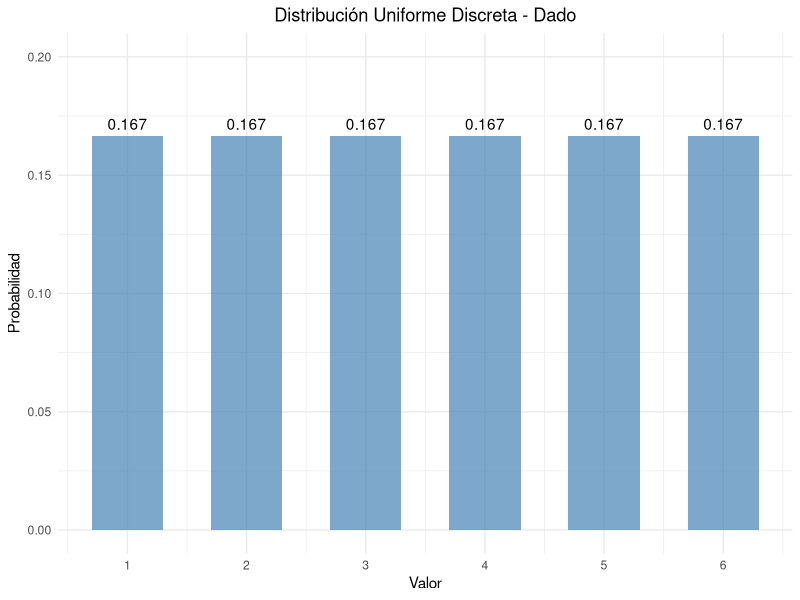
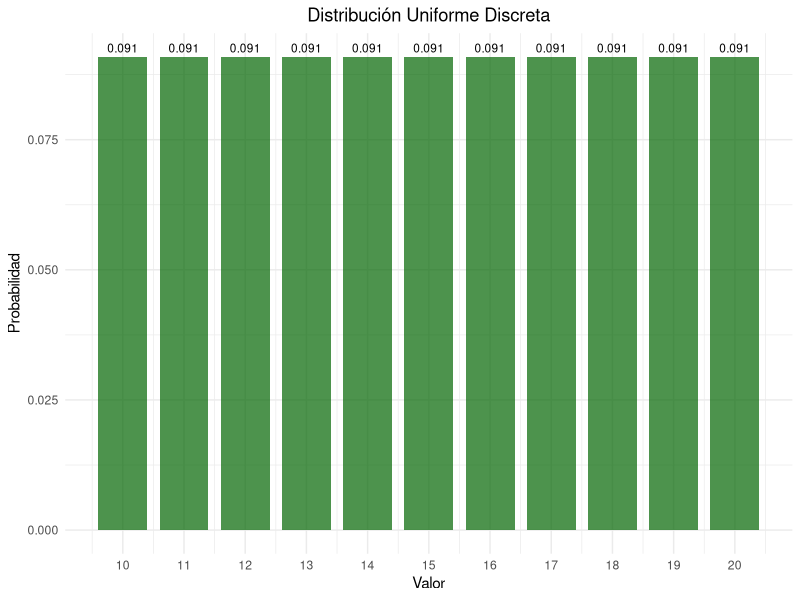
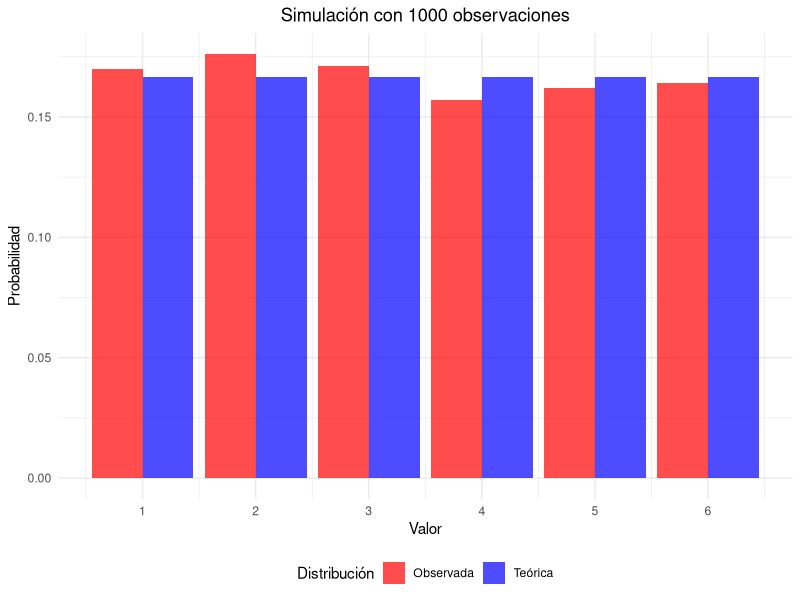
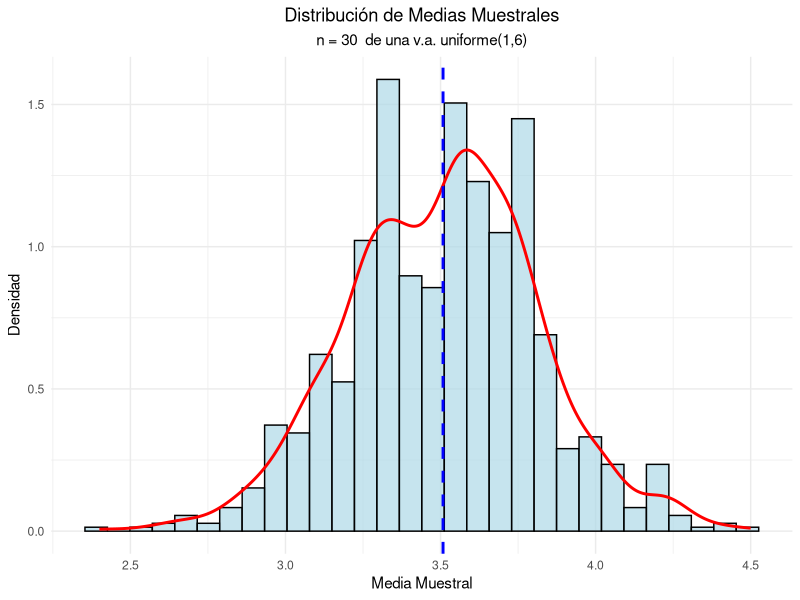
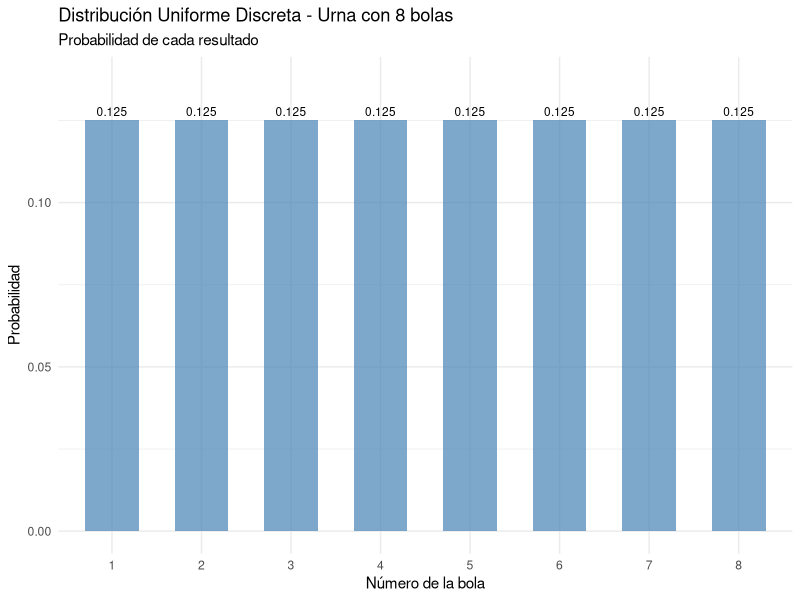
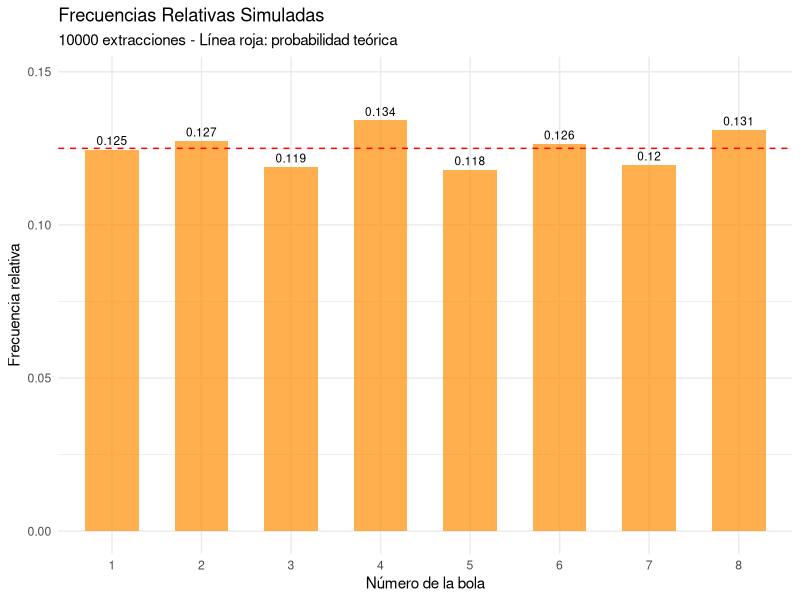
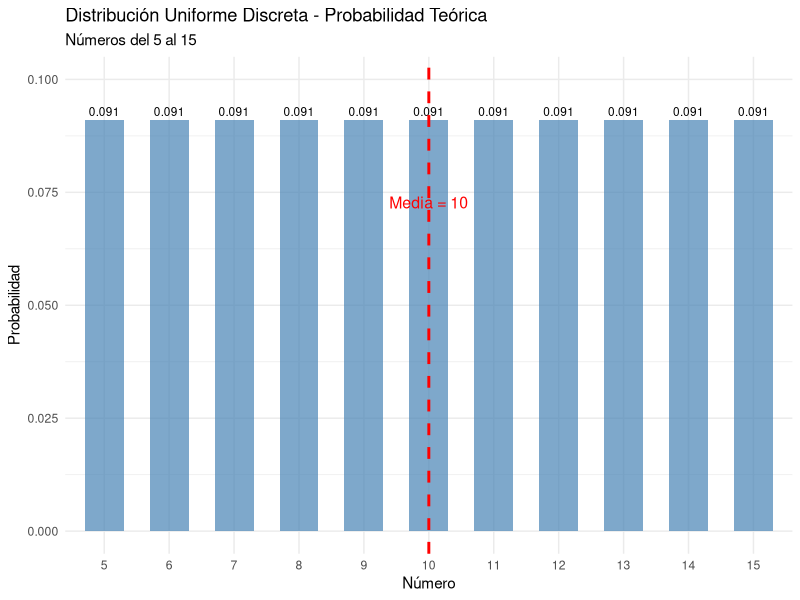
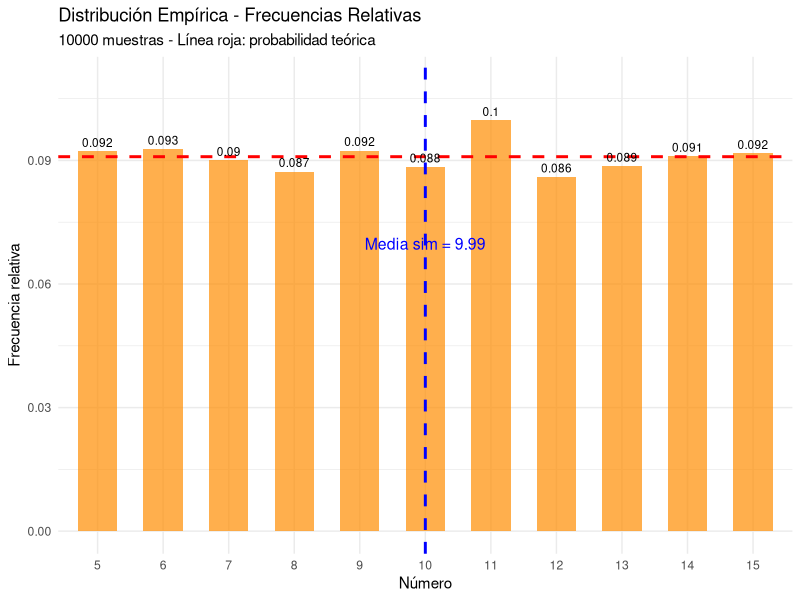

These figures' R source, in order:
## ---- chunk 1
#| label: setup
#| include: false
library(tidyverse)
library(kableExtra)
library(gridExtra)
## ---- chunk 2
#| code-fold: true
#| label: dado-ejemplo

# Parámetros del dado
x_1 <- 1
x_6 <- 6
valores <- x_1:x_6
probabilidades <- rep(1/length(valores), length(valores))

# Crear data frame
dado_data <- data.frame(
  Valor = valores,
  Probabilidad = probabilidades
)

# Mostrar tabla
kable(dado_data, 
      caption = "Distribución de probabilidad de un dado",
      align = "cc") %>%
  kable_styling(bootstrap_options = "striped")
## ---- chunk 3
#| code-fold: true
#| label: parametros-dado
# Media
media <- sum(dado_data$Valor)/length(dado_data$Valor)
cat("Media:", media, "\n")

# Varianza
varianza <- sum((dado_data$Valor- media)^2)/length(dado_data$Valor)
cat("Varianza:", varianza, "\n")

# Desviación estándar
desv_std <- sqrt(varianza)
cat("Desviación estándar:", round(desv_std, 4), "\n")
## ---- chunk 4
#| code-fold: true
#| label: grafico-dado
#| fig-cap: "Función de probabilidad de un dado"

ggplot(dado_data, aes(x = Valor, y = Probabilidad)) +
  geom_col(fill = "steelblue", alpha = 0.7, width = 0.6) +
  geom_text(aes(label = round(Probabilidad, 3)), vjust = -0.5) +
  scale_x_continuous(breaks = valores) +
  scale_y_continuous(limits = c(0, 0.20)) +
  labs(title = "Distribución Uniforme Discreta - Dado",
       x = "Valor",
       y = "Probabilidad") +
  theme_minimal() +
  theme(plot.title = element_text(hjust = 0.5),
        plot.subtitle = element_text(hjust = 0.5))
## ---- chunk 5
#| code-fold: true
#| label: ejemplo-numeros

x2_1 <- 10
x2_n <- 20
valores2 <- x2_1:x2_n
probabilidades2 <- rep(1/(length(valores2)), length(valores2))

# Data_frame
data2 <- data.frame(
  Valor = valores2,
  Probabilidad = probabilidades2
)

# Parámetros estadísticos
media2 <- mean(data2$Valor)
varianza2 <- sum((data2$Valor - media2)^2)/length(data2$Valor)
desv_std2 <- sqrt(varianza2)

cat("Media:", media2, "\n")
cat("Varianza:", round(varianza2, 4), "\n")
cat("Desviación estándar:", round(desv_std2, 4), "\n")
## ---- chunk 6
#| label: grafico-numeros
#| fig-cap: "Distribución uniforme discreta entre 10 y 20"


ggplot(data2, aes(x = Valor, y = Probabilidad)) +
  geom_col(fill = "darkgreen", alpha = 0.7, width = 0.8) +
  geom_text(aes(label = round(Probabilidad, 3)), 
            vjust = -0.5, size = 3) +
  scale_x_continuous(breaks = seq(10, 20, 1)) +
  labs(title = "Distribución Uniforme Discreta",
       x = "Valor",
       y = "Probabilidad") +
  theme_minimal() +
  theme(plot.title = element_text(hjust = 0.5),
        plot.subtitle = element_text(hjust = 0.5))
## ---- chunk 7
#| code-fold: true
#| label: simulacion

# Generar 1000 números aleatorios
set.seed(123)
n_sim <- 1000
muestra <- sample(1:6, n_sim, replace = TRUE)

# Frecuencias observadas
freq_obs <- table(muestra)
freq_rel <- prop.table(freq_obs)

# Comparar con probabilidades teóricas
comparacion <- data.frame(
  Valor = 1:6,
  Prob_Teorica = rep(1/6, 6),
  Freq_Observada = as.numeric(freq_rel)
)

kable(comparacion, 
      caption = "Comparación entre probabilidades teóricas y observadas",
      col.names = c("Valor", "Prob. Teórica", "Freq. Observada"),
      digits = 4) |> 
  kable_styling(bootstrap_options = "striped")
## ---- chunk 8
#| code-fold: true
#| label: grafico-simulacion
#| fig-width: 8
#| fig-height: 6
#| fig-align: "center"
#| fig-cap: "Comparación entre distribución teórica y simulada"


# Preparar datos para el gráfico
comp_long <- comparacion |> 
  pivot_longer(cols = c(Prob_Teorica, Freq_Observada),
               names_to = "Tipo",
               values_to = "Probabilidad") |> 
  mutate(Tipo = case_when(
    Tipo == "Prob_Teorica" ~ "Teórica",
    Tipo == "Freq_Observada" ~ "Observada"
  ))

ggplot(comp_long, aes(x = Valor, y = Probabilidad, fill = Tipo)) +
  geom_col(position = "dodge", alpha = 0.7) +
  scale_x_continuous(breaks = 1:6) +
  scale_fill_manual(values = c("Teórica" = "blue", "Observada" = "red")) +
  labs(title = paste("Simulación con", n_sim, "observaciones"),
       x = "Valor",
       y = "Probabilidad",
       fill = "Distribución") +
  theme_minimal() +
  theme(plot.title = element_text(hjust = 0.5),
        legend.position = "bottom")
## ---- chunk 9
#| code-fold: true
#| label: limite-central
#| fig-width: 8
#| fig-height: 6
#| fig-align: "center"
#| fig-cap: "Verificación del Teorema del Límite Central"
# Simular medias muestrales
set.seed(456)
k_muestra <- 1000
n_muestra <- 30

medias_muestrales <- replicate(k_muestra, {
  muestra <- sample(1:6, n_muestra, replace = TRUE)
  mean(muestra)
})

# Crear histograma
hist_data <- data.frame(Medias = medias_muestrales)

ggplot(hist_data) +
  geom_histogram(aes(x=Medias, after_stat(density)), bins = 30, 
                 fill = "lightblue", alpha = 0.7, color = "black") +
  geom_density(aes(x = Medias), color = "red", linewidth = 1) +
  geom_vline(xintercept = mean(medias_muestrales), 
             color = "blue", linetype = "dashed", linewidth = 1) +
  labs(title = "Distribución de Medias Muestrales",
       subtitle = paste("n =", n_muestra, " de una v.a. uniforme(1,6)"),
       x = "Media Muestral",
       y = "Densidad") +
  theme_minimal() +
  theme(plot.title = element_text(hjust = 0.5),
        plot.subtitle = element_text(hjust = 0.5))

# Estadísticas
cat("Media teórica:", (1+6)/2, "\n")
cat("Media observada:", round(mean(medias_muestrales), 4), "\n")
cat("Varianza teórica de la media:", round(((6-1+1)^2-1)/12/n_muestra, 4), "\n")
cat("Varianza observada de la media:", round(var(medias_muestrales), 4), "\n")
## ---- chunk 10
bola_min <- 1
bola_max <- 8
n_bolas <- bola_max - bola_min + 1
n_sim <- 10000  




valores <- bola_min:bola_max
probabilidades <- rep(1/n_bolas, n_bolas)


datos_urna <- data.frame(
    Bola = valores,
    Probabilidad = probabilidades
)

print("DISTRIBUCIÓN DE PROBABILIDAD:")
print(datos_urna)


numeros_pares <- valores[valores %% 2 == 0] 
prob_par_teorica <- length(numeros_pares) / n_bolas

print("")
print("a) PROBABILIDAD DE OBTENER UN NÚMERO PAR:")
print(paste("   Números pares en la urna:", paste(numeros_pares, collapse = ", ")))
print(paste("   Cantidad de números pares:", length(numeros_pares)))
print(paste("   Probabilidad teórica P(par) =", length(numeros_pares), "/", n_bolas, "=", round(prob_par_teorica, 4)))
print(paste("   Esto es:", round(prob_par_teorica * 100, 2), "%"))

extracciones <- sample(valores, n_sim, replace = TRUE)
prob_par_simulada <- mean(extracciones %% 2 == 0)

print(paste("   Simulación (", n_sim, "extracciones):", round(prob_par_simulada, 4)))
print(paste("   Diferencia:", round(abs(prob_par_teorica - prob_par_simulada), 6)))
print("")


numeros_mayor_5 <- valores[valores > 5]
prob_mayor_5_teorica <- length(numeros_mayor_5) / n_bolas

print("b) PROBABILIDAD DE OBTENER NÚMERO > 5:")
print(paste("   Números > 5:", paste(numeros_mayor_5, collapse = ", ")))
print(paste("   Probabilidad teórica P(>5) =", length(numeros_mayor_5), "/", n_bolas, "=", round(prob_mayor_5_teorica, 4)))
print(paste("   Esto es:", round(prob_mayor_5_teorica * 100, 2), "%"))

prob_mayor_5_simulada <- mean(extracciones > 5)
print(paste("   Simulación:", round(prob_mayor_5_simulada, 4)))
print("")


es_primo <- function(n) {
  if (n < 2) return(FALSE)
  if (n == 2) return(TRUE)
  if (n %% 2 == 0) return(FALSE)
  for (i in 3:sqrt(n)) {
    if (n %% i == 0) return(FALSE)
  }
  return(TRUE)
}

numeros_primos <- valores[sapply(valores, es_primo)]
prob_primo_teorica <- length(numeros_primos) / n_bolas

print("c) PROBABILIDAD DE OBTENER NÚMERO PRIMO:")
print(paste("   Números primos:", paste(numeros_primos, collapse = ", ")))
print(paste("   Probabilidad teórica P(primo) =", length(numeros_primos), "/", n_bolas, "=", round(prob_primo_teorica, 4)))
print(paste("   Esto es:", round(prob_primo_teorica * 100, 2), "%"))

prob_primo_simulada <- mean(sapply(extracciones, es_primo))
print(paste("   Simulación:", round(prob_primo_simulada, 4)))
print("")


media_teorica <- mean(valores)
varianza_teorica <- sum((valores - media_teorica)^2) / n_bolas
desv_std_teorica <- sqrt(varianza_teorica)

print("PARÁMETROS ESTADÍSTICOS TEÓRICOS:")
print(paste("Media: E[X] =", round(media_teorica, 4)))
print(paste("Varianza: Var[X] =", round(varianza_teorica, 4)))
print(paste("Desviación estándar: σ =", round(desv_std_teorica, 4)))
print("")


media_simulada <- mean(extracciones)
varianza_simulada <- var(extracciones)
desv_std_simulada <- sd(extracciones)

print("PARÁMETROS ESTADÍSTICOS SIMULADOS:")
print(paste("Media muestral:", round(media_simulada, 4)))
print(paste("Varianza muestral:", round(varianza_simulada, 4)))
print(paste("Desviación estándar muestral:", round(desv_std_simulada, 4)))
print("")

grafico_distribucion <- ggplot(datos_urna, aes(x = factor(Bola), y = Probabilidad)) +
  geom_bar(stat = "identity", fill = "steelblue", alpha = 0.7, width = 0.6) +
  geom_text(aes(label = round(Probabilidad, 3)), vjust = -0.5, size = 3) +
  labs(title = "Distribución Uniforme Discreta - Urna con 8 bolas",
       subtitle = "Probabilidad de cada resultado",
       x = "Número de la bola",
       y = "Probabilidad") +
  theme_minimal() +
  ylim(0, max(probabilidades) * 1.1)


frecuencias_simuladas <- table(extracciones) / n_sim
df_simulacion <- data.frame(
  Bola = as.numeric(names(frecuencias_simuladas)),
  Frecuencia = as.numeric(frecuencias_simuladas)
)

grafico_simulacion <- ggplot(df_simulacion, aes(x = factor(Bola), y = Frecuencia)) +
  geom_bar(stat = "identity", fill = "darkorange", alpha = 0.7, width = 0.6) +
  geom_hline(yintercept = 1/n_bolas, linetype = "dashed", color = "red") +
  geom_text(aes(label = round(Frecuencia, 3)), vjust = -0.5, size = 3) +
  labs(title = "Frecuencias Relativas Simuladas",
       subtitle = paste(n_sim, "extracciones - Línea roja: probabilidad teórica"),
       x = "Número de la bola",
       y = "Frecuencia relativa") +
  theme_minimal() +
  ylim(0, max(df_simulacion$Frecuencia) * 1.1)


print(grafico_distribucion)
print(grafico_simulacion)


print("RESUMEN:")
print("========")
print("En una distribución uniforme discreta:")
print(paste("- Todos los resultados tienen igual probabilidad: 1/", n_bolas))
print("- La probabilidad de un evento es: (casos favorables) / (casos totales)")
print("- La simulación confirma los resultados teóricos")
print("")
print("PROBABILIDADES CALCULADAS:")
print(paste("• P(par) =", round(prob_par_teorica, 4)))
print(paste("• P(>5) =", round(prob_mayor_5_teorica, 4)))
print(paste("• P(primo) =", round(prob_primo_teorica, 4)))
## ---- chunk 11
numero_min <- 5
numero_max <- 15
n_numeros <- numero_max - numero_min + 1
n_sim <- 10000  



valores <- numero_min:numero_max
probabilidades <- rep(1/n_numeros, n_numeros)


datos_numeros <- data.frame(
    Numero = valores,
    Probabilidad = probabilidades
)

print("DISTRIBUCIÓN DE PROBABILIDAD:")
print(datos_numeros)


print("")
print("CÁLCULO TEÓRICO DE PARÁMETROS:")
print("==============================")


media_teorica <- mean(valores)
print(paste("Media teórica: E[X] =", round(media_teorica, 4)))
print(paste("   Fórmula: (a + b) / 2 = (", numero_min, "+", numero_max, ") / 2 =", 
            numero_min + numero_max, "/ 2 =", media_teorica))


varianza_teorica <- sum((valores - media_teorica)^2) / n_numeros
print("")
print(paste("Varianza teórica: Var[X] =", round(varianza_teorica, 4)))


print("   Cálculo paso a paso:")
print(paste("   Media μ =", round(media_teorica, 4)))
diferencias_cuad <- (valores - media_teorica)^2
print(paste("   Diferencias al cuadrado:", paste(round(diferencias_cuad, 4), collapse = ", ")))
print(paste("   Suma de diferencias al cuadrado:", round(sum(diferencias_cuad), 4)))
print(paste("   Varianza =", round(sum(diferencias_cuad), 4), "/", n_numeros, "=", round(varianza_teorica, 4)))


varianza_formula_cerrada <- ((n_numeros)^2 - 1) / 12
print("")
print(paste("   Fórmula cerrada: (n² - 1) / 12 = (", n_numeros, "² - 1) / 12 =", 
            round(varianza_formula_cerrada, 4)))


desv_std_teorica <- sqrt(varianza_teorica)
print("")
print(paste("Desviación estándar teórica: σ =", round(desv_std_teorica, 4)))


print("")
print("VERIFICACIÓN POR SIMULACIÓN:")
print("============================")


muestras <- sample(valores, n_sim, replace = TRUE)


media_simulada <- mean(muestras)
varianza_simulada <- var(muestras)
desv_std_simulada <- sd(muestras)

print(paste("Media muestral (simulación):", round(media_simulada, 4)))
print(paste("Varianza muestral (simulación):", round(varianza_simulada, 4)))
print(paste("Desviación estándar muestral (simulación):", round(desv_std_simulada, 4)))
print("")


print("COMPARACIÓN TEÓRICO vs SIMULACIÓN:")
print("===================================")
error_media <- abs(media_teorica - media_simulada)
error_varianza <- abs(varianza_teorica - varianza_simulada)

print(paste("Error en media:", round(error_media, 6)))
print(paste("Error en varianza:", round(error_varianza, 6)))
print(paste("Porcentaje de error en media:", round((error_media/media_teorica)*100, 4), "%"))
print(paste("Porcentaje de error en varianza:", round((error_varianza/varianza_teorica)*100, 4), "%"))
print("")


print("ANÁLISIS DE LA DISTRIBUCIÓN:")
print("============================")


rango <- numero_max - numero_min
print(paste("Rango:", rango))
print(paste("Valor mínimo:", min(valores)))
print(paste("Valor máximo:", max(valores)))
print(paste("Mediana teórica:", median(valores)))


print("Moda: Todos los valores tienen igual probabilidad (distribución uniforme)")



grafico_teorico <- ggplot(datos_numeros, aes(x = factor(Numero), y = Probabilidad)) +
  geom_bar(stat = "identity", fill = "steelblue", alpha = 0.7, width = 0.6) +
  geom_text(aes(label = round(Probabilidad, 3)), vjust = -0.5, size = 3) +
  geom_vline(xintercept = which(valores == round(media_teorica)), 
             linetype = "dashed", color = "red", size = 1) +
  annotate("text", x = which(valores == round(media_teorica)), y = max(probabilidades)*0.8,
           label = paste("Media =", round(media_teorica, 2)), color = "red", size = 4) +
  labs(title = "Distribución Uniforme Discreta - Probabilidad Teórica",
       subtitle = paste("Números del", numero_min, "al", numero_max),
       x = "Número",
       y = "Probabilidad") +
  theme_minimal() +
  ylim(0, max(probabilidades) * 1.1)


frecuencias_simuladas <- table(muestras) / n_sim
df_simulacion <- data.frame(
  Numero = as.numeric(names(frecuencias_simuladas)),
  Frecuencia = as.numeric(frecuencias_simuladas)
)

grafico_simulacion <- ggplot(df_simulacion, aes(x = factor(Numero), y = Frecuencia)) +
  geom_bar(stat = "identity", fill = "darkorange", alpha = 0.7, width = 0.6) +
  geom_hline(yintercept = 1/n_numeros, linetype = "dashed", color = "red", size = 1) +
  geom_vline(xintercept = which(valores == round(media_simulada)), 
             linetype = "dashed", color = "blue", size = 1) +
  geom_text(aes(label = round(Frecuencia, 3)), vjust = -0.5, size = 3) +
  annotate("text", x = which(valores == round(media_simulada)), y = max(df_simulacion$Frecuencia)*0.7,
           label = paste("Media sim =", round(media_simulada, 2)), color = "blue", size = 4) +
  labs(title = "Distribución Empírica - Frecuencias Relativas",
       subtitle = paste(n_sim, "muestras - Línea roja: probabilidad teórica"),
       x = "Número",
       y = "Frecuencia relativa") +
  theme_minimal() +
  ylim(0, max(df_simulacion$Frecuencia) * 1.1)


print(grafico_teorico)
print(grafico_simulacion)


## ---- chunk 12
valores <- 0:4
n_valores <- length(valores)
n_observaciones <- 500
prob_teorica <- 1/n_valores

print("EJERCICIO 3: SIMULACIÓN DE DISTRIBUCIÓN UNIFORME DISCRETA")
print("=========================================================")
print(paste("Conjunto de valores: {", paste(valores, collapse = ", "), "}"))
print(paste("Número de observaciones a simular:", n_observaciones))
print(paste("Probabilidad teórica para cada valor: 1/", n_valores, "=", round(prob_teorica, 4)))
print("")


observaciones <- sample(valores, n_observaciones, replace = TRUE)


frecuencias_obs <- table(observaciones)
frecuencias_rel_obs <- frecuencias_obs / n_observaciones


frecuencias_teo <- rep(n_observaciones * prob_teorica, n_valores)
frecuencias_rel_teo <- rep(prob_teorica, n_valores)


comparacion <- data.frame(
    Valor = valores,
    Frecuencia_Observada = as.numeric(frecuencias_obs),
    Frecuencia_Teorica = frecuencias_teo,
    Frec_Rel_Observada = round(as.numeric(frecuencias_rel_obs), 4),
    Frec_Rel_Teorica = round(frecuencias_rel_teo, 4),
    Diferencia = round(abs(as.numeric(frecuencias_rel_obs) - frecuencias_rel_teo), 4)
)




diferencia_promedio <- mean(comparacion$Diferencia)
diferencia_maxima <- max(comparacion$Diferencia)

print("ESTADÍSTICAS DE LA COMPARACIÓN:")
print(paste("Diferencia promedio:", round(diferencia_promedio, 4)))
print(paste("Diferencia máxima:", round(diferencia_maxima, 4)))
print(paste("Error relativo promedio:", round(diferencia_promedio/prob_teorica * 100, 2), "%"))
print("")


chi_test <- chisq.test(frecuencias_obs, p = rep(prob_teorica, n_valores))

print("PRUEBA DE BONDAD DE AJUSTE (Chi-cuadrado):")
print(paste("Estadístico chi-cuadrado:", round(chi_test$statistic, 4)))
print(paste("Valor p:", round(chi_test$p.value, 4)))

if(chi_test$p.value > 0.05) {
  print("CONCLUSIÓN: No se rechaza H0 - Las frecuencias observadas son consistentes con la distribución teórica ✓")
} else {
  print("CONCLUSIÓN: Se rechaza H0 - Las frecuencias observadas NO son consistentes con la distribución teórica")
}
print("")


print("PARÁMETROS ESTADÍSTICOS:")
print("========================")


media_teorica <- mean(valores)
varianza_teorica <- sum((valores - media_teorica)^2) / n_valores
desv_std_teorica <- sqrt(varianza_teorica)

print("TEÓRICOS:")
print(paste("Media: E[X] =", round(media_teorica, 4)))
print(paste("Varianza: Var[X] =", round(varianza_teorica, 4)))
print(paste("Desviación estándar: σ =", round(desv_std_teorica, 4)))
print("")


media_obs <- mean(observaciones)
varianza_obs <- var(observaciones)
desv_std_obs <- sd(observaciones)

print("OBSERVADOS (simulación):")
print(paste("Media muestral:", round(media_obs, 4)))
print(paste("Varianza muestral:", round(varianza_obs, 4)))
print(paste("Desviación estándar muestral:", round(desv_std_obs, 4)))
print("")


print("COMPARACIÓN DE PARÁMETROS:")
print(paste("Diferencia en media:", round(abs(media_teorica - media_obs), 6)))
print(paste("Diferencia en varianza:", round(abs(varianza_teorica - varianza_obs), 6)))
print("")



df_absolutas <- data.frame(
    Valor = rep(valores, 2),
    Frecuencia = c(comparacion$Frecuencia_Observada, comparacion$Frecuencia_Teorica),
    Tipo = rep(c("Observada", "Teórica"), each = n_valores)
)

grafico_absolutas <- ggplot(df_absolutas, aes(x = factor(Valor), y = Frecuencia, fill = Tipo)) +
    geom_bar(stat = "identity", position = "dodge", alpha = 0.7) +
    scale_fill_manual(values = c("Observada" = "steelblue", "Teórica" = "darkorange")) +
    labs(title = "Comparación: Frecuencias Absolutas",
         subtitle = paste("Simulación de", n_observaciones, "observaciones"),
         x = "Valor",
         y = "Frecuencia") +
    theme_minimal() +
    theme(legend.position = "top")


df_relativas <- data.frame(
    Valor = rep(valores, 2),
    Probabilidad = c(comparacion$Frec_Rel_Observada, comparacion$Frec_Rel_Teorica),
    Tipo = rep(c("Observada", "Teórica"), each = n_valores)
)

grafico_relativas <- ggplot(df_relativas, aes(x = factor(Valor), y = Probabilidad, fill = Tipo)) +
    geom_bar(stat = "identity", position = "dodge", alpha = 0.7) +
    scale_fill_manual(values = c("Observada" = "steelblue", "Teórica" = "darkorange")) +
    labs(title = "Comparación: Frecuencias Relativas",
         subtitle = paste("Probabilidad teórica =", round(prob_teorica, 3)),
         x = "Valor",
         y = "Probabilidad/Frecuencia Relativa") +
    theme_minimal() +
    theme(legend.position = "top") +
    geom_hline(yintercept = prob_teorica, linetype = "dashed", color = "red", alpha = 0.5)


grafico_diferencias <- ggplot(comparacion, aes(x = factor(Valor), y = Diferencia)) +
    geom_bar(stat = "identity", fill = "purple", alpha = 0.7, width = 0.6) +
    geom_text(aes(label = round(Diferencia, 4)), vjust = -0.5, size = 3) +
    labs(title = "Diferencias entre Frecuencias Observadas y Teóricas",
         x = "Valor",
         y = "Diferencia absoluta") +
    theme_minimal() +
    ylim(0, max(comparacion$Diferencia) * 1.1)


grafico_histograma <- ggplot(data.frame(Observaciones = observaciones), aes(x = Observaciones)) +
    geom_histogram(binwidth = 1, fill = "lightgreen", color = "black", alpha = 0.7) +
    geom_hline(yintercept = n_observaciones * prob_teorica, 
               linetype = "dashed", color = "red", size = 1) +
    labs(title = "Distribución de las 500 Observaciones Simuladas",
         subtitle = "Línea roja: frecuencia teórica esperada",
         x = "Valor",
         y = "Frecuencia") +
    theme_minimal() +
    scale_x_continuous(breaks = valores)


print(grafico_absolutas)
print(grafico_relativas)
print(grafico_diferencias)
print(grafico_histograma)


print("ANÁLISIS DE CONVERGENCIA:")
print("=========================")


tamanos_muestra <- seq(50, n_observaciones, by = 50)
medias_convergencia <- sapply(tamanos_muestra, function(n) {
    mean(observaciones[1:n])
})

df_convergencia <- data.frame(
    Muestra = tamanos_muestra,
    Media = medias_convergencia
)

grafico_convergencia <- ggplot(df_convergencia, aes(x = Muestra, y = Media)) +
    geom_line(color = "blue", size = 1) +
    geom_hline(yintercept = media_teorica, linetype = "dashed", color = "red", size = 1) +
    labs(title = "Convergencia de la Media Muestral",
         subtitle = "Cómo se aproxima la media observada a la teórica",
         x = "Tamaño de la muestra",
         y = "Media muestral") +
    theme_minimal()

print(grafico_convergencia)
